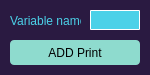
<?xml version="1.0" encoding="UTF-8"?>
<ui version="4.0">
 <class>print_form</class>
 <widget class="QWidget" name="print_form">
  <property name="geometry">
   <rect>
    <x>0</x>
    <y>0</y>
    <width>150</width>
    <height>75</height>
   </rect>
  </property>
  <property name="sizePolicy">
   <sizepolicy hsizetype="Fixed" vsizetype="Fixed">
    <horstretch>0</horstretch>
    <verstretch>0</verstretch>
   </sizepolicy>
  </property>
  <property name="windowTitle">
   <string>Print settings</string>
  </property>
  <property name="styleSheet">
   <string notr="true">QWidget {
  background-color: #2a1a41;
}

QPushButton {
  border-radius: 4px;
  background-color: #8EDBCE;
  font-family: 'Montserrat', sans-serif;
  color: black;
  transition: background-color 1000ms linear;
}

QPushButton:hover {
  background-color: #CDF9EF;
}

QLabel {
  color: #4bd1e8;
}

QLineEdit {
  border-radius: 1px;
  border: 1px solid white;
  background-color: #4bd1e8
}
</string>
  </property>
  <widget class="QLineEdit" name="print_box">
   <property name="geometry">
    <rect>
     <x>90</x>
     <y>10</y>
     <width>50</width>
     <height>20</height>
    </rect>
   </property>
  </widget>
  <widget class="QPushButton" name="add_print_btn">
   <property name="geometry">
    <rect>
     <x>10</x>
     <y>40</y>
     <width>130</width>
     <height>25</height>
    </rect>
   </property>
   <property name="text">
    <string>ADD Print</string>
   </property>
  </widget>
  <widget class="QLabel" name="print_label">
   <property name="geometry">
    <rect>
     <x>10</x>
     <y>10</y>
     <width>71</width>
     <height>21</height>
    </rect>
   </property>
   <property name="text">
    <string>Variable name</string>
   </property>
  </widget>
 </widget>
 <resources/>
 <connections/>
</ui>
